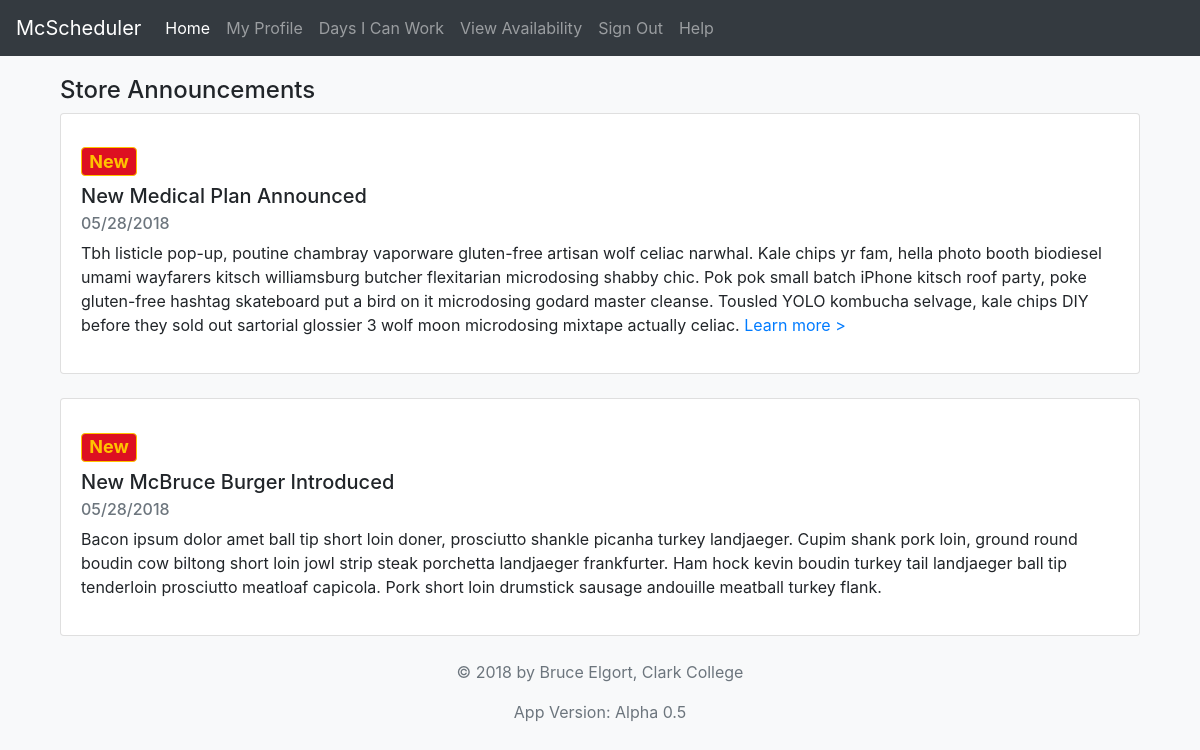
The page /scheduler.php (signed in) on the database its author committed.
### tables this page shows
CREATE TABLE `announcements` (
  `id` int(11) NOT NULL,
  `date` timestamp NOT NULL DEFAULT CURRENT_TIMESTAMP ON UPDATE CURRENT_TIMESTAMP,
  `title` varchar(250) NOT NULL,
  `text` varchar(4096) NOT NULL
);

### includes/vars.inc.php (called while the page is built)
<?php
	$appVars = [
		"appName" => "McScheduler",
		"appCopyright" => "&copy 2018 by Bruce Elgort, Clark College",
		"appAuthor" => "Bruce Elgort",
		"appVersion" => "Alpha 0.5"
	];
?>

### scheduler.php (the view, shortened to what this page needs)
<?php
	require 'includes/vars.inc.php';
	require 'includes/header.inc.php';
	require 'includes/nav.inc.php';
?>
<div class="container">
	<?php
	if (isset($_SESSION['loggedin'])) {
		echo '<div class="col-lg-12 col-md-12"><h4>Store Announcements</h4></div>';
		$sql = "SELECT * FROM ANNOUNCEMENTS";
		$result = $db->query($sql);
		echo '<div class="col-lg-12 col-md-12">';
		while ($row = $result->fetch_assoc()) {
			$phpdate = strtotime( $row['date'] );
			echo '<div class="card card-body"><h4><span class="badge badge-info">New</span>';
			echo "<h5 class=\"card-title\">{$row["title"]}</h5>";
			echo "<h6 class=\"card-subtitle mb-2 text-muted\">" . date( 'm/d/Y', $phpdate ) . "</h6>";
			echo '<p>' . $row['text'] . '</p>';
			echo '</div>';
		}
			echo '</div>';
	}
	?>
</div>
<?php
	require 'includes/footer.inc.php';
?>

### includes/header.inc.php (shortened to what this page needs)
<!doctype html>
<html lang="en">
<head>
	<link rel="stylesheet" href="https://stackpath.bootstrapcdn.com/bootstrap/4.1.1/css/bootstrap.min.css">
	<link rel="stylesheet" href="css/scheduler_style.css">
</head>
<body class="bg-light">

### includes/nav.inc.php (shortened to what this page needs)
  <div class="container">
    <nav class="navbar navbar-expand-lg navbar-dark bg-dark fixed-top">
  <a class="navbar-brand" href="scheduler.php"><?php echo $appVars['appName']; ?></a>
  <div class="collapse navbar-collapse" id="navbarSupportedContent">
    <ul class="navbar-nav mr-auto">
      <li class="nav-item active">
        <a class="nav-link" href="scheduler.php">Home<span class="sr-only">(current)</span></a>
      </li>
      <?php
      if (isset($_SESSION['loggedin'])) {
        $loggedIn = 1;
      } else {
        $loggedIn = 0;
      }
      if (isset($_SESSION['role'])) {
        $role = $_SESSION['role'];
      } else {
      	$role = '';
      }
        ?>
    <?php
     if ($loggedIn == 1) { ?>
      <li class="nav-item">
        <a class="nav-link" href="profile.php">My Profile</a>
      </li>
      <li class="nav-item">
        <a class="nav-link" href="myschedule.php">Days I Can Work</a>
      </li>
    <?php } ?>
        <?php
      if ($role == 'admin') { ?>
      <li class="nav-item">
          <a class="nav-link" href="availability.php">View Availability</a>
      </li>
      <?php } ?>
      <?php
      if ($loggedIn == 1) { ?>
      <li class="nav-item">
        <a class="nav-link" href="logout.php">Sign Out</a>
      </li>
      <?php } ?>
      <li class="nav-item">
        <a class="nav-link" href="help.php">Help</a>
      </li>
    </ul>
  </div>
</nav>
  </div>

### includes/footer.inc.php (shortened to what this page needs)
<div class="container">
	<footer>
		<p class="text-muted text-center"><?php echo $appVars['appCopyright']; ?></p>
		<p class="text-muted text-center">App Version: <?php echo $appVars['appVersion']; ?></p>
	</footer>
	</div>
</body>
</html>

### css/scheduler_style.css (style rules this page uses)
body { padding-top: 4rem; }
h4 { margin-top:12px; }
.card { margin-bottom:1.5rem; }
.card h4 { font-size: 1.5em; }
footer { margin-top: 1.5rem; }
.btn-primary, .badge-info { color: #ffc300; background: #dd1021; border: 1px solid #ffc300; }

### rows shown on the page
announcements: title "New Medical Plan Announced", date "05/28/2018", text "Tbh listicle pop-up, poutine chambray vaporware gluten-free artisan wolf celiac narwhal. Kale chips yr fam, hella photo booth biodiesel umami wayfarers kitsch williamsburg butcher flexitarian microdosing shabby chic. Pok pok small batch iPhone kitsch roof party, poke gluten-free hashtag skateboard put a bird on it microdosing godard master cleanse. Tousled YOLO kombucha selvage, kale chips DIY before they sold out sartorial glossier 3 wolf moon microdosing mixtape actually celiac. Learn more >"
announcements: title "New McBruce Burger Introduced", date "05/28/2018", text "Bacon ipsum dolor amet ball tip short loin doner, prosciutto shankle picanha turkey landjaeger. Cupim shank pork loin, ground round boudin cow biltong short loin jowl strip steak porchetta landjaeger frankfurter. Ham hock kevin boudin turkey tail landjaeger ball tip tenderloin prosciutto meatloaf capicola. Pork short loin drumstick sausage andouille meatball turkey flank."

### other values the page prints
$appVars['appName'] "McScheduler"
$appVars['appCopyright'] "© 2018 by Bruce Elgort, Clark College"
$appVars['appVersion'] "Alpha 0.5"
